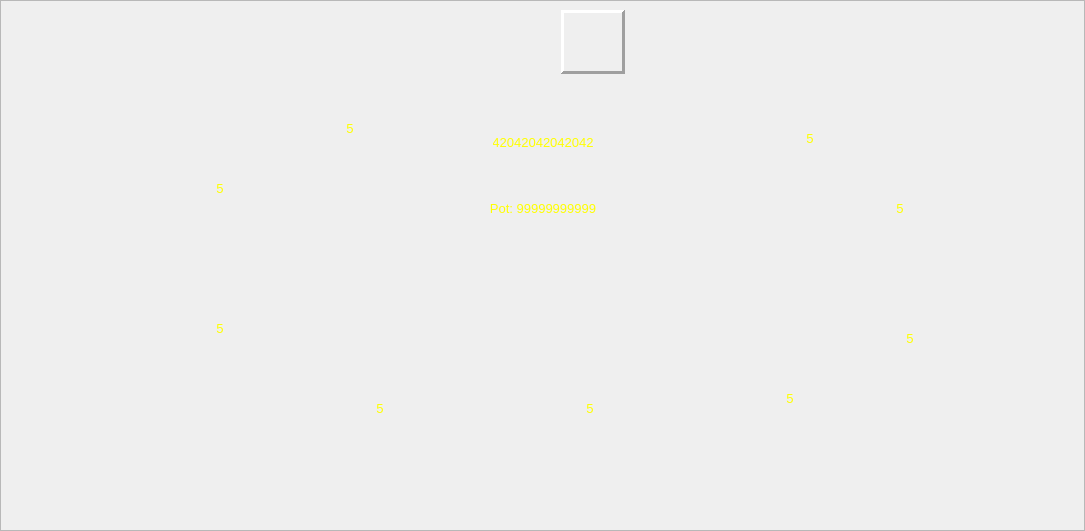
       <widget class="QFrame" name="frameGame">
        <property name="geometry">
         <rect>
          <x>1</x>
          <y>1</y>
          <width>1085</width>
          <height>531</height>
         </rect>
        </property>
        <property name="frameShape">
         <enum>QFrame::StyledPanel</enum>
        </property>
        <property name="frameShadow">
         <enum>QFrame::Raised</enum>
        </property>
        <widget class="QLabel" name="lblGs9c1">
         <property name="geometry">
          <rect>
           <x>60</x>
           <y>90</y>
           <width>60</width>
           <height>84</height>
          </rect>
         </property>
         <property name="text">
          <string/>
         </property>
         <property name="pixmap">
          <pixmap>../default_user_files/deck/Td.png</pixmap>
         </property>
         <property name="scaledContents">
          <bool>true</bool>
         </property>
        </widget>
        <widget class="QLabel" name="lblGs1c2">
         <property name="geometry">
          <rect>
           <x>501</x>
           <y>10</y>
           <width>60</width>
           <height>84</height>
          </rect>
         </property>
         <property name="text">
          <string/>
         </property>
         <property name="pixmap">
          <pixmap>../default_user_files/deck/Jc.png</pixmap>
         </property>
         <property name="scaledContents">
          <bool>true</bool>
         </property>
        </widget>
        <widget class="QLabel" name="lblGs6c1">
         <property name="geometry">
          <rect>
           <x>510</x>
           <y>430</y>
           <width>60</width>
           <height>84</height>
          </rect>
         </property>
         <property name="text">
          <string/>
         </property>
         <property name="pixmap">
          <pixmap>../default_user_files/deck/back.png</pixmap>
         </property>
         <property name="scaledContents">
          <bool>true</bool>
         </property>
        </widget>
        <widget class="QLabel" name="lblGtable">
         <property name="geometry">
          <rect>
           <x>41</x>
           <y>41</y>
           <width>1005</width>
           <height>451</height>
          </rect>
         </property>
         <property name="text">
          <string/>
         </property>
         <property name="pixmap">
          <pixmap>../default_user_files/table.png</pixmap>
         </property>
         <property name="scaledContents">
          <bool>true</bool>
         </property>
        </widget>
        <widget class="QLabel" name="lblGs6c2">
         <property name="geometry">
          <rect>
           <x>550</x>
           <y>430</y>
           <width>60</width>
           <height>84</height>
          </rect>
         </property>
         <property name="text">
          <string/>
         </property>
         <property name="pixmap">
          <pixmap>../default_user_files/deck/back.png</pixmap>
         </property>
         <property name="scaledContents">
          <bool>true</bool>
         </property>
        </widget>
        <widget class="QLabel" name="lblGs2c1">
         <property name="geometry">
          <rect>
           <x>720</x>
           <y>30</y>
           <width>60</width>
           <height>84</height>
          </rect>
         </property>
         <property name="text">
          <string/>
         </property>
         <property name="pixmap">
          <pixmap>../default_user_files/deck/back.png</pixmap>
         </property>
         <property name="scaledContents">
          <bool>true</bool>
         </property>
        </widget>
        <widget class="QLabel" name="lblGs8c1">
         <property name="geometry">
          <rect>
           <x>60</x>
           <y>350</y>
           <width>60</width>
           <height>84</height>
          </rect>
         </property>
         <property name="text">
          <string/>
         </property>
         <property name="pixmap">
          <pixmap>../default_user_files/deck/back.png</pixmap>
         </property>
         <property name="scaledContents">
          <bool>true</bool>
         </property>
        </widget>
        <widget class="QLabel" name="lblGs7c1">
         <property name="geometry">
          <rect>
           <x>290</x>
           <y>430</y>
           <width>60</width>
           <height>84</height>
          </rect>
         </property>
         <property name="text">
          <string/>
         </property>
         <property name="pixmap">
          <pixmap>../default_user_files/deck/back.png</pixmap>
         </property>
         <property name="scaledContents">
          <bool>true</bool>
         </property>
        </widget>
        <widget class="QLabel" name="lblGs4c2">
         <property name="geometry">
          <rect>
           <x>950</x>
           <y>360</y>
           <width>60</width>
           <height>84</height>
          </rect>
         </property>
         <property name="text">
          <string/>
         </property>
         <property name="pixmap">
          <pixmap>../default_user_files/deck/back.png</pixmap>
         </property>
         <property name="scaledContents">
          <bool>true</bool>
         </property>
        </widget>
        <widget class="QLabel" name="lblGs10c1">
         <property name="geometry">
          <rect>
           <x>260</x>
           <y>30</y>
           <width>60</width>
           <height>84</height>
          </rect>
         </property>
         <property name="text">
          <string/>
         </property>
         <property name="pixmap">
          <pixmap>../default_user_files/deck/7d.png</pixmap>
         </property>
         <property name="scaledContents">
          <bool>true</bool>
         </property>
        </widget>
        <widget class="QLabel" name="lblGs9c2">
         <property name="geometry">
          <rect>
           <x>100</x>
           <y>90</y>
           <width>60</width>
           <height>84</height>
          </rect>
         </property>
         <property name="text">
          <string/>
         </property>
         <property name="pixmap">
          <pixmap>../default_user_files/deck/3d.png</pixmap>
         </property>
         <property name="scaledContents">
          <bool>true</bool>
         </property>
        </widget>
        <widget class="QLabel" name="lblGs10c2">
         <property name="geometry">
          <rect>
           <x>300</x>
           <y>30</y>
           <width>60</width>
           <height>84</height>
          </rect>
         </property>
         <property name="text">
          <string/>
         </property>
         <property name="pixmap">
          <pixmap>../default_user_files/deck/2c.png</pixmap>
         </property>
         <property name="scaledContents">
          <bool>true</bool>
         </property>
        </widget>
        <widget class="QLabel" name="lblGs7c2">
         <property name="geometry">
          <rect>
           <x>330</x>
           <y>430</y>
           <width>60</width>
           <height>84</height>
          </rect>
         </property>
         <property name="text">
          <string/>
         </property>
         <property name="pixmap">
          <pixmap>../default_user_files/deck/back.png</pixmap>
         </property>
         <property name="scaledContents">
          <bool>true</bool>
         </property>
        </widget>
        <widget class="QLabel" name="lblGs1c1">
         <property name="geometry">
          <rect>
           <x>461</x>
           <y>10</y>
           <width>60</width>
           <height>84</height>
          </rect>
         </property>
         <property name="text">
          <string/>
         </property>
         <property name="pixmap">
          <pixmap>../default_user_files/deck/2d.png</pixmap>
         </property>
         <property name="scaledContents">
          <bool>true</bool>
         </property>
        </widget>
        <widget class="QLabel" name="lblGs3c2">
         <property name="geometry">
          <rect>
           <x>940</x>
           <y>100</y>
           <width>60</width>
           <height>84</height>
          </rect>
         </property>
         <property name="text">
          <string/>
         </property>
         <property name="pixmap">
          <pixmap>../default_user_files/deck/back.png</pixmap>
         </property>
         <property name="scaledContents">
          <bool>true</bool>
         </property>
        </widget>
        <widget class="QLabel" name="lblGs8c2">
         <property name="geometry">
          <rect>
           <x>100</x>
           <y>350</y>
           <width>60</width>
           <height>84</height>
          </rect>
         </property>
         <property name="text">
          <string/>
         </property>
         <property name="pixmap">
          <pixmap>../default_user_files/deck/back.png</pixmap>
         </property>
         <property name="scaledContents">
          <bool>true</bool>
         </property>
        </widget>
        <widget class="QLabel" name="lblGs4c1">
         <property name="geometry">
          <rect>
           <x>910</x>
           <y>360</y>
           <width>60</width>
           <height>84</height>
          </rect>
         </property>
         <property name="text">
          <string/>
         </property>
         <property name="pixmap">
          <pixmap>../default_user_files/deck/back.png</pixmap>
         </property>
         <property name="scaledContents">
          <bool>true</bool>
         </property>
        </widget>
        <widget class="QLabel" name="lblGs5c1">
         <property name="geometry">
          <rect>
           <x>720</x>
           <y>430</y>
           <width>60</width>
           <height>84</height>
          </rect>
         </property>
         <property name="text">
          <string/>
         </property>
         <property name="pixmap">
          <pixmap>../default_user_files/deck/back.png</pixmap>
         </property>
         <property name="scaledContents">
          <bool>true</bool>
         </property>
        </widget>
        <widget class="QLabel" name="lblGs5c2">
         <property name="geometry">
          <rect>
           <x>760</x>
           <y>430</y>
           <width>60</width>
           <height>84</height>
          </rect>
         </property>
         <property name="text">
          <string/>
         </property>
         <property name="pixmap">
          <pixmap>../default_user_files/deck/back.png</pixmap>
         </property>
         <property name="scaledContents">
          <bool>true</bool>
         </property>
        </widget>
        <widget class="QLabel" name="lblGs2c2">
         <property name="geometry">
          <rect>
           <x>760</x>
           <y>30</y>
           <width>60</width>
           <height>84</height>
          </rect>
         </property>
         <property name="text">
          <string/>
         </property>
         <property name="pixmap">
          <pixmap>../default_user_files/deck/back.png</pixmap>
         </property>
         <property name="scaledContents">
          <bool>true</bool>
         </property>
        </widget>
        <widget class="QLabel" name="lblGs3c1">
         <property name="geometry">
          <rect>
           <x>900</x>
           <y>100</y>
           <width>60</width>
           <height>84</height>
          </rect>
         </property>
         <property name="text">
          <string/>
         </property>
         <property name="pixmap">
          <pixmap>../default_user_files/deck/back.png</pixmap>
         </property>
         <property name="scaledContents">
          <bool>true</bool>
         </property>
        </widget>
        <widget class="QLabel" name="lblGbg">
         <property name="geometry">
          <rect>
           <x>1</x>
           <y>1</y>
           <width>1085</width>
           <height>531</height>
          </rect>
         </property>
         <property name="text">
          <string/>
         </property>
         <property name="pixmap">
          <pixmap>../default_user_files/background.png</pixmap>
         </property>
         <property name="scaledContents">
          <bool>true</bool>
         </property>
        </widget>
        <widget class="QLabel" name="lblGpotsize">
         <property name="geometry">
          <rect>
           <x>483</x>
           <y>200</y>
           <width>120</width>
           <height>16</height>
          </rect>
         </property>
         <property name="styleSheet">
          <string notr="true">color: rgb(255, 255, 0); font: 10pt;</string>
         </property>
         <property name="text">
          <string>Pot: 99999999999</string>
         </property>
         <property name="alignment">
          <set>Qt::AlignCenter</set>
         </property>
        </widget>
        <widget class="QLabel" name="lblGc1">
         <property name="geometry">
          <rect>
           <x>377</x>
           <y>224</y>
           <width>60</width>
           <height>84</height>
          </rect>
         </property>
         <property name="text">
          <string/>
         </property>
         <property name="pixmap">
          <pixmap>../default_user_files/deck/4c.png</pixmap>
         </property>
         <property name="scaledContents">
          <bool>true</bool>
         </property>
        </widget>
        <widget class="QLabel" name="lblGc2">
         <property name="geometry">
          <rect>
           <x>445</x>
           <y>224</y>
           <width>60</width>
           <height>84</height>
          </rect>
         </property>
         <property name="text">
          <string/>
         </property>
         <property name="pixmap">
          <pixmap>../default_user_files/deck/6c.png</pixmap>
         </property>
         <property name="scaledContents">
          <bool>true</bool>
         </property>
        </widget>
        <widget class="QLabel" name="lblGc3">
         <property name="geometry">
          <rect>
           <x>513</x>
           <y>224</y>
           <width>60</width>
           <height>84</height>
          </rect>
         </property>
         <property name="text">
          <string/>
         </property>
         <property name="pixmap">
          <pixmap>../default_user_files/deck/8s.png</pixmap>
         </property>
         <property name="scaledContents">
          <bool>true</bool>
         </property>
        </widget>
        <widget class="QLabel" name="lblGc4">
         <property name="geometry">
          <rect>
           <x>581</x>
           <y>224</y>
           <width>60</width>
           <height>84</height>
          </rect>
         </property>
         <property name="text">
          <string/>
         </property>
         <property name="pixmap">
          <pixmap>../default_user_files/deck/9d.png</pixmap>
         </property>
         <property name="scaledContents">
          <bool>true</bool>
         </property>
        </widget>
        <widget class="QLabel" name="lblGc5">
         <property name="geometry">
          <rect>
           <x>649</x>
           <y>224</y>
           <width>60</width>
           <height>84</height>
          </rect>
         </property>
         <property name="text">
          <string/>
         </property>
         <property name="pixmap">
          <pixmap>../default_user_files/deck/5d.png</pixmap>
         </property>
         <property name="scaledContents">
          <bool>true</bool>
         </property>
        </widget>
        <widget class="QLabel" name="lblGs1a">
         <property name="geometry">
          <rect>
           <x>561</x>
           <y>10</y>
           <width>64</width>
           <height>64</height>
          </rect>
         </property>
         <property name="frameShape">
          <enum>QFrame::Panel</enum>
         </property>
         <property name="frameShadow">
          <enum>QFrame::Raised</enum>
         </property>
         <property name="lineWidth">
          <number>3</number>
         </property>
         <property name="text">
          <string/>
         </property>
         <property name="pixmap">
          <pixmap>../default_user_files/avatar.png</pixmap>
         </property>
         <property name="scaledContents">
          <bool>true</bool>
         </property>
        </widget>
        <widget class="QLabel" name="lblGs1b">
         <property name="geometry">
          <rect>
           <x>493</x>
           <y>134</y>
           <width>100</width>
           <height>16</height>
          </rect>
         </property>
         <property name="styleSheet">
          <string notr="true">color: rgb(255, 255, 0); font: 10pt;</string>
         </property>
         <property name="text">
          <string>42042042042042</string>
         </property>
         <property name="alignment">
          <set>Qt::AlignCenter</set>
         </property>
        </widget>
        <widget class="QLabel" name="lblGs2b">
         <property name="geometry">
          <rect>
           <x>760</x>
           <y>130</y>
           <width>100</width>
           <height>16</height>
          </rect>
         </property>
         <property name="styleSheet">
          <string notr="true">color: rgb(255, 255, 0); font: 10pt;</string>
         </property>
         <property name="text">
          <string>5</string>
         </property>
         <property name="alignment">
          <set>Qt::AlignCenter</set>
         </property>
        </widget>
        <widget class="QLabel" name="lblGs3b">
         <property name="geometry">
          <rect>
           <x>850</x>
           <y>200</y>
           <width>100</width>
           <height>16</height>
          </rect>
         </property>
         <property name="styleSheet">
          <string notr="true">color: rgb(255, 255, 0); font: 10pt;</string>
         </property>
         <property name="text">
          <string>5</string>
         </property>
         <property name="alignment">
          <set>Qt::AlignCenter</set>
         </property>
        </widget>
        <widget class="QLabel" name="lblGs4b">
         <property name="geometry">
          <rect>
           <x>860</x>
           <y>330</y>
           <width>100</width>
           <height>16</height>
          </rect>
         </property>
         <property name="styleSheet">
          <string notr="true">color: rgb(255, 255, 0); font: 10pt;</string>
         </property>
         <property name="text">
          <string>5</string>
         </property>
         <property name="alignment">
          <set>Qt::AlignCenter</set>
         </property>
        </widget>
        <widget class="QLabel" name="lblGs5b">
         <property name="geometry">
          <rect>
           <x>740</x>
           <y>390</y>
           <width>100</width>
           <height>16</height>
          </rect>
         </property>
         <property name="styleSheet">
          <string notr="true">color: rgb(255, 255, 0); font: 10pt;</string>
         </property>
         <property name="text">
          <string>5</string>
         </property>
         <property name="alignment">
          <set>Qt::AlignCenter</set>
         </property>
        </widget>
        <widget class="QLabel" name="lblGs6b">
         <property name="geometry">
          <rect>
           <x>540</x>
           <y>400</y>
           <width>100</width>
           <height>16</height>
          </rect>
         </property>
         <property name="styleSheet">
          <string notr="true">color: rgb(255, 255, 0); font: 10pt;</string>
         </property>
         <property name="text">
          <string>5</string>
         </property>
         <property name="alignment">
          <set>Qt::AlignCenter</set>
         </property>
        </widget>
        <widget class="QLabel" name="lblGs7b">
         <property name="geometry">
          <rect>
           <x>330</x>
           <y>400</y>
           <width>100</width>
           <height>16</height>
          </rect>
         </property>
         <property name="styleSheet">
          <string notr="true">color: rgb(255, 255, 0); font: 10pt;</string>
         </property>
         <property name="text">
          <string>5</string>
         </property>
         <property name="alignment">
          <set>Qt::AlignCenter</set>
         </property>
        </widget>
        <widget class="QLabel" name="lblGs8b">
         <property name="geometry">
          <rect>
           <x>170</x>
           <y>320</y>
           <width>100</width>
           <height>16</height>
          </rect>
         </property>
         <property name="styleSheet">
          <string notr="true">color: rgb(255, 255, 0); font: 10pt;</string>
         </property>
         <property name="text">
          <string>5</string>
         </property>
         <property name="alignment">
          <set>Qt::AlignCenter</set>
         </property>
        </widget>
        <widget class="QLabel" name="lblGs9b">
         <property name="geometry">
          <rect>
           <x>170</x>
           <y>180</y>
           <width>100</width>
           <height>16</height>
          </rect>
         </property>
         <property name="styleSheet">
          <string notr="true">color: rgb(255, 255, 0); font: 10pt;</string>
         </property>
         <property name="text">
          <string>5</string>
         </property>
         <property name="alignment">
          <set>Qt::AlignCenter</set>
         </property>
        </widget>
        <widget class="QLabel" name="lblGs10b">
         <property name="geometry">
          <rect>
           <x>300</x>
           <y>120</y>
           <width>100</width>
           <height>16</height>
          </rect>
         </property>
         <property name="styleSheet">
          <string notr="true">color: rgb(255, 255, 0); font: 10pt;</string>
         </property>
         <property name="text">
          <string>5</string>
         </property>
         <property name="alignment">
          <set>Qt::AlignCenter</set>
         </property>
        </widget>
        <widget class="QLabel" name="lblGdealer">
         <property name="geometry">
          <rect>
           <x>570</x>
           <y>60</y>
           <width>48</width>
           <height>48</height>
          </rect>
         </property>
         <property name="pixmap">
          <pixmap>../../client/assets/dealer_button.png</pixmap>
         </property>
         <property name="scaledContents">
          <bool>true</bool>
         </property>
        </widget>
        <widget class="QLabel" name="lblGs2a">
         <property name="geometry">
          <rect>
           <x>820</x>
           <y>30</y>
           <width>64</width>
           <height>64</height>
          </rect>
         </property>
         <property name="text">
          <string/>
         </property>
         <property name="pixmap">
          <pixmap>../default_user_files/avatar.png</pixmap>
         </property>
         <property name="scaledContents">
          <bool>true</bool>
         </property>
        </widget>
        <widget class="QLabel" name="lblGs3a">
         <property name="geometry">
          <rect>
           <x>1000</x>
           <y>100</y>
           <width>64</width>
           <height>64</height>
          </rect>
         </property>
         <property name="text">
          <string/>
         </property>
         <property name="pixmap">
          <pixmap>../default_user_files/avatar.png</pixmap>
         </property>
         <property name="scaledContents">
          <bool>true</bool>
         </property>
        </widget>
        <widget class="QLabel" name="lblGs4a">
         <property name="geometry">
          <rect>
           <x>1010</x>
           <y>360</y>
           <width>64</width>
           <height>64</height>
          </rect>
         </property>
         <property name="text">
          <string/>
         </property>
         <property name="pixmap">
          <pixmap>../default_user_files/avatar.png</pixmap>
         </property>
         <property name="scaledContents">
          <bool>true</bool>
         </property>
        </widget>
        <widget class="QLabel" name="lblGs5a">
         <property name="geometry">
          <rect>
           <x>820</x>
           <y>430</y>
           <width>64</width>
           <height>64</height>
          </rect>
         </property>
         <property name="text">
          <string/>
         </property>
         <property name="pixmap">
          <pixmap>../default_user_files/avatar.png</pixmap>
         </property>
         <property name="scaledContents">
          <bool>true</bool>
         </property>
        </widget>
        <widget class="QLabel" name="lblGs6a">
         <property name="geometry">
          <rect>
           <x>610</x>
           <y>430</y>
           <width>64</width>
           <height>64</height>
          </rect>
         </property>
         <property name="text">
          <string/>
         </property>
         <property name="pixmap">
          <pixmap>../default_user_files/avatar.png</pixmap>
         </property>
         <property name="scaledContents">
          <bool>true</bool>
         </property>
        </widget>
        <widget class="QLabel" name="lblGs7a">
         <property name="geometry">
          <rect>
           <x>390</x>
           <y>430</y>
           <width>64</width>
           <height>64</height>
          </rect>
         </property>
         <property name="text">
          <string/>
         </property>
         <property name="pixmap">
          <pixmap>../default_user_files/avatar.png</pixmap>
         </property>
         <property name="scaledContents">
          <bool>true</bool>
         </property>
        </widget>
        <widget class="QLabel" name="lblGs8a">
         <property name="geometry">
          <rect>
           <x>160</x>
           <y>350</y>
           <width>64</width>
           <height>64</height>
          </rect>
         </property>
         <property name="text">
          <string/>
         </property>
         <property name="pixmap">
          <pixmap>../default_user_files/avatar.png</pixmap>
         </property>
         <property name="scaledContents">
          <bool>true</bool>
         </property>
        </widget>
        <widget class="QLabel" name="lblGs9a">
         <property name="geometry">
          <rect>
           <x>160</x>
           <y>90</y>
           <width>64</width>
           <height>64</height>
          </rect>
         </property>
         <property name="text">
          <string/>
         </property>
         <property name="pixmap">
          <pixmap>../default_user_files/avatar.png</pixmap>
         </property>
         <property name="scaledContents">
          <bool>true</bool>
         </property>
        </widget>
        <widget class="QLabel" name="lblGs10a">
         <property name="geometry">
          <rect>
           <x>360</x>
           <y>30</y>
           <width>64</width>
           <height>64</height>
          </rect>
         </property>
         <property name="text">
          <string/>
         </property>
         <property name="pixmap">
          <pixmap>../default_user_files/avatar.png</pixmap>
         </property>
         <property name="scaledContents">
          <bool>true</bool>
         </property>
        </widget>
        <zorder>lblGbg</zorder>
        <zorder>lblGtable</zorder>
        <zorder>lblGs9c1</zorder>
        <zorder>lblGs6c1</zorder>
        <zorder>lblGs6c2</zorder>
        <zorder>lblGs8c1</zorder>
        <zorder>lblGs7c1</zorder>
        <zorder>lblGs10c1</zorder>
        <zorder>lblGs9c2</zorder>
        <zorder>lblGs10c2</zorder>
        <zorder>lblGs7c2</zorder>
        <zorder>lblGs8c2</zorder>
        <zorder>lblGs5c1</zorder>
        <zorder>lblGs5c2</zorder>
        <zorder>lblGs1c1</zorder>
        <zorder>lblGs1c2</zorder>
        <zorder>lblGs2c1</zorder>
        <zorder>lblGs3c1</zorder>
        <zorder>lblGs3c2</zorder>
        <zorder>lblGs4c1</zorder>
        <zorder>lblGs4c2</zorder>
        <zorder>lblGpotsize</zorder>
        <zorder>lblGc1</zorder>
        <zorder>lblGc2</zorder>
        <zorder>lblGc3</zorder>
        <zorder>lblGc4</zorder>
        <zorder>lblGc5</zorder>
        <zorder>lblGs1a</zorder>
        <zorder>lblGs1b</zorder>
        <zorder>lblGs2b</zorder>
        <zorder>lblGs3b</zorder>
        <zorder>lblGs4b</zorder>
        <zorder>lblGs5b</zorder>
        <zorder>lblGs6b</zorder>
        <zorder>lblGs7b</zorder>
        <zorder>lblGs8b</zorder>
        <zorder>lblGs9b</zorder>
        <zorder>lblGs10b</zorder>
        <zorder>lblGdealer</zorder>
        <zorder>lblGs2c2</zorder>
        <zorder>lblGs2a</zorder>
        <zorder>lblGs3a</zorder>
        <zorder>lblGs4a</zorder>
        <zorder>lblGs5a</zorder>
        <zorder>lblGs6a</zorder>
        <zorder>lblGs7a</zorder>
        <zorder>lblGs8a</zorder>
        <zorder>lblGs9a</zorder>
        <zorder>lblGs10a</zorder>
       </widget>
